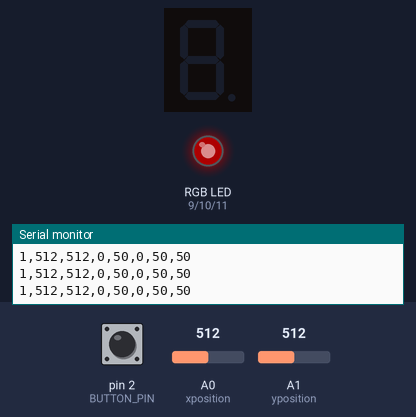
Bench run of a sketch on a simulated Arduino Uno, built with avr-gcc and run on an emulated ATmega328P. On the bench: 1-digit seven-segment display, an RGB LED mixed from three pins (HIGH = lit), the last lines printed to the serial monitor. The inputs (shaded band) are chosen by the test bench; at power-on: A0 (xposition) = 512, A1 (yposition) = 512, pin 2 (BUTTON_PIN) LOW. Dim RGB values are drawn brighter than linear.

Above: at 1.2 s.
1.3 s: A0 (xposition) set to 1005
2.8 s: A0 (xposition) set to 1023
At 4.5 s:
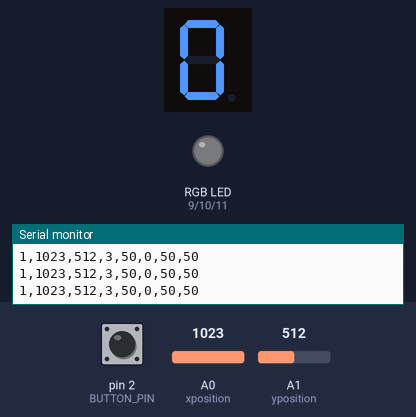
5.3 s: A1 (yposition) set to 0
8.3 s: A0 (xposition) set to 900
At 8.69 s:
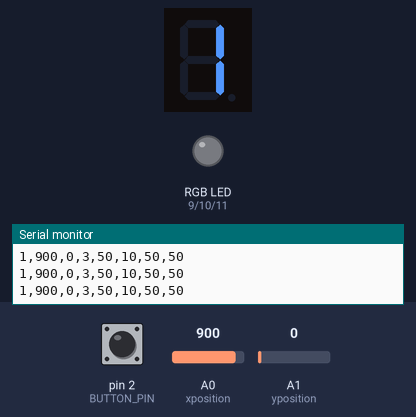
10.0 s: pin 2 (BUTTON_PIN) pulled HIGH for 1 s
14.0 s: pin 2 (BUTTON_PIN) pulled HIGH for 0.15 s
At 15.1 s:
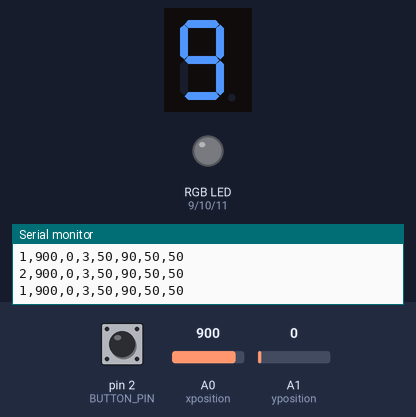
Timing chart, 0 to 17.0 s (numbered marks = the images above; inputs shaded):
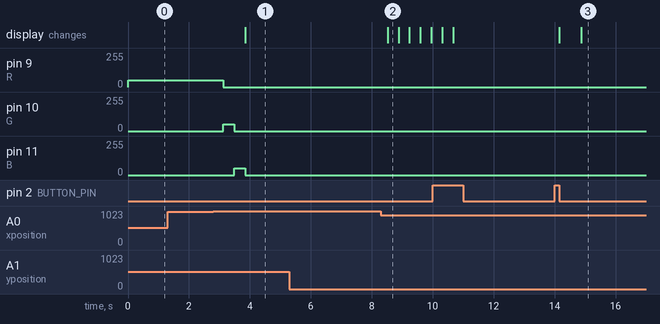

Measured:
- the behaviour switches between 1022 and 1023 on A0 (xposition) (found by bisection; images 0 and 1)
- after the input at 2.8 s, pin 9 (R): 50/255 → 0/255 after 0.32 s; pin 10 (G): 0/255 → 50/255 after 0.32 s, → 0/255 0.36 s later; pin 11 (B): 0/255 → 50/255 after 0.68 s, → 0/255 0.36 s later; the display: changes after 1.0 s (image 1)
- after the input at 8.3 s, the display: changes after 0.22 s (image 2)
- after the input at 14.0 s, the display: first changes after 0.15 s (image 3 shows a later state)

The sketch:

sketch.ino
```cpp
#include "SevSeg.h" //7 digit display library
SevSeg sevseg; // initialize library

//button set up
const int BUTTON_PIN = 2; //button pin
int buttonState = 0; // button state set up
int mode = 1; //mode set up
int press = 0; // button press set up

//joystick setup
const int xposition = A0; //initialize pin number for x and y position reading
const int yposition = A1;

int set = 0; //initialize set (changing set within mode)
int Rbrightness = 50; //initialize led brightness
int Gbrightness = 50;
int Bbrightness = 50;
const int R = 9; //initialize led pins
const int G = 10;
const int B = 11;

int time = 7; //constant time for delaying the response
int hold = 0; //initialize hold time

int brush = 0; //initialize brush


void setup(){
  Serial.begin(9600);
  pinMode(BUTTON_PIN, INPUT);//set up button pin as input
  for(int i = 9; i < 12; i++){ //set up led pins as output
    pinMode(i, OUTPUT);
  }
  byte numDigits = 1; //use library to set pins
  byte digitPins[] = {};
  byte segmentPins[] = {12,13,3,5,6,7,8,4}; //provide the pins connected to the diplay
  bool resistorsOnSegments = true;

  byte hardwareConfig = COMMON_CATHODE; //set common cathode mode
  sevseg.begin(hardwareConfig, numDigits, digitPins, segmentPins, resistorsOnSegments); //provide required data for library
  sevseg.setBrightness(90); //set display brightness
}

void loop(){
  //button pressed function
  buttonPress();
  //update mode based on the button press
  if (press == 1) { //set loop for button press
    if (mode == 1) { //change between mode 1 and 2 if pressed
      mode = 2;
    } else if (mode == 2) {
      mode = 1;
    } else if (mode == 0) {  // If in Mode 0, return to Mode 1 when pressed again
      mode = 1;
    }
  }
  else if (press == 2) { //detects if button is being held
    mode = 0;  // Switch to Mode 0 if held long enough
  }
  int x = analogRead(xposition); //read joystick position (x)
  int y = analogRead(yposition); //(y)
  if (mode == 1){ //check mode
    if(x == 0){  //joystick position left
      time = time - 1; //update time count, so it doesnt respond as fast
      if(time == 0){
        set = constrain(set - 1, 0, 3); //update set, constrain set to 0-3
        time = 7; //reset time count
      }
    }else if(x == 1023){ //joystick position right, similar as above
      time = time - 1;
      if(time == 0){
        set = constrain(set + 1, 0, 3);
        time = 7;
      }
    }else if(y == 0 && set == 0){ //joystick position up and set is in red led
      Rbrightness = constrain(Rbrightness + 5, 0, 255); //increase red led brightness
    }else if(y == 1023 && set == 0){ //joystick position down and set is in red led
      Rbrightness = constrain(Rbrightness - 5, 0, 255); //decrease red led brightness
    }else if(y == 0 && set == 1){ //same for green
      Gbrightness = constrain(Gbrightness + 5, 0, 255);
    }else if(y == 1023 && set == 1){
      Gbrightness = constrain(Gbrightness - 5, 0, 255);
    }else if(y == 0 && set == 2){ //same for blue
      Bbrightness = constrain(Bbrightness + 5, 0, 255);
    }else if(y == 1023 && set == 2){
      Bbrightness = constrain(Bbrightness - 5, 0, 255);

    //check if it is increasing the brush size (set is 3 for brush size)
    }else if(y == 0 && set == 3){
      time --; //update time count so it doesnt respond as fast
      if(time == 0){ //check time count
        brush = constrain(brush + 1, 0, 9);  //update brush count, set constrain to 0-9
        time = 7; //reset time count
      }

    // same, but check if decreasing brush size
    }else if(y == 1023 && set == 3){
      time --;
      if(time == 0){
        brush = constrain(brush - 1, 0, 9);
        time = 7;
      }
    }

    //respond to the setting
    //respond to red led setting
    if(set == 0){
      analogWrite(R, Rbrightness);
      digitalWrite(G, LOW);
      digitalWrite(B, LOW);
    } else if(set == 1){ //respond to green led setting
      analogWrite(G, Gbrightness);
      digitalWrite(R, LOW);
      digitalWrite(B, LOW);
    }else if (set == 2){ //respond to blue led setting
      analogWrite(B, Bbrightness);
      digitalWrite(R, LOW);
      digitalWrite(G, LOW);
    }else if (set == 3){ //respond to brush led setting, trun off all leds
      sevseg.setNumber(brush);
      sevseg.refreshDisplay();
      digitalWrite(R, LOW);
      digitalWrite(G, LOW);
      digitalWrite(B, LOW);
    }
  }


  //sending the information to serial through printing with "," as sign of spliting

  Serial.print(mode);
  Serial.print(",");
  Serial.print(x); //print x position to serial (x, y)
  Serial.print(",");
  Serial.print(y); //print y position to serial in forms of (x, y)
  Serial.print(",");
  Serial.print(set);
  Serial.print(",");
  Serial.print(Rbrightness);
  Serial.print(",");
  Serial.print(brush*10);
  Serial.print(",");
  Serial.print(Gbrightness);
  Serial.print(",");
  Serial.println(Bbrightness);
  delay(50); //delay for stablization
}

//identify if button is pressed
void buttonPress(){
  buttonState = digitalRead(BUTTON_PIN); //read button state
  if (buttonState == HIGH){
    hold++; //update hold number if button is pressed
  }else{
    if(hold > 10){ //check if button is pressed for more than 10*50ms
      press = 2; //update press to hold(2)
    } else if(hold > 0){ //check if button is pressed
      press = 1; //update press to pressed(1)
    }
    hold = 0;//reset hold
  }
}
```
